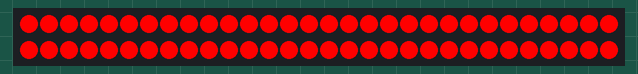
The sketch below on a simulated Arduino Uno, built with avr-gcc and run on an emulated ATmega328P. Shown: 60 RGB LEDs in strip order, left to right, continuing on the next row. Dim RGB values are drawn brighter than linear.

Above: at 0.6 s.
At 19.7 s:
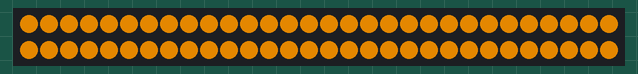
At 30.2 s:
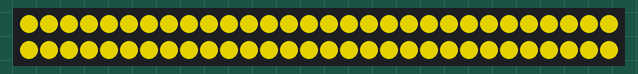
At 39.3 s:
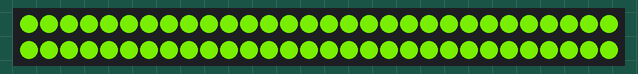

The sketch:

NightLightLEDStrip.ino
```cpp
#include "FastLED.h"
#define NUM_LEDS 60
#define DELAY 500
CRGB leds[NUM_LEDS];
void setup() { FastLED.addLeds<NEOPIXEL, 6>(leds, NUM_LEDS); }

void setColor(CRGB color) {
  for (int i = 0; i < NUM_LEDS; i++) {
    leds[i] = color;
  }
  delay(DELAY);
  FastLED.show();
}

void loop() {
  static uint8_t hue = 0;
  setColor(CHSV(hue++, 255, 255));
  Serial.println(hue);
}
```
